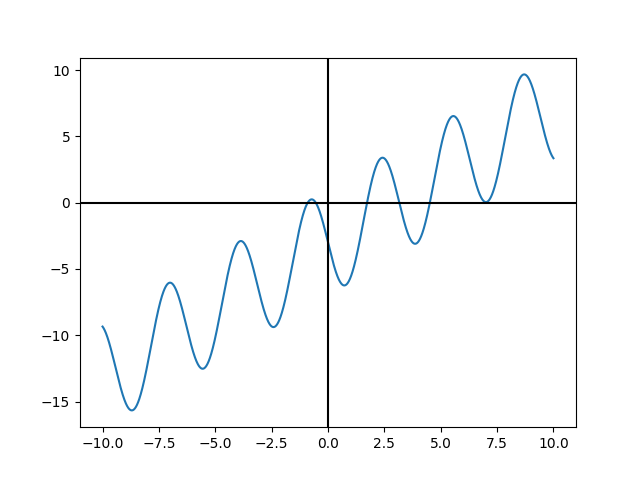

Python code for this plot:
import numpy as np
import matplotlib.pyplot as plt

f = lambda x: x - 4*np.sin(2*x) - 3

x = np.linspace(-10, 10, 4000)

plt.plot(x,f(x))
plt.axhline(0, color = 'black')
plt.axvline(0, color = 'black')
plt.show()
